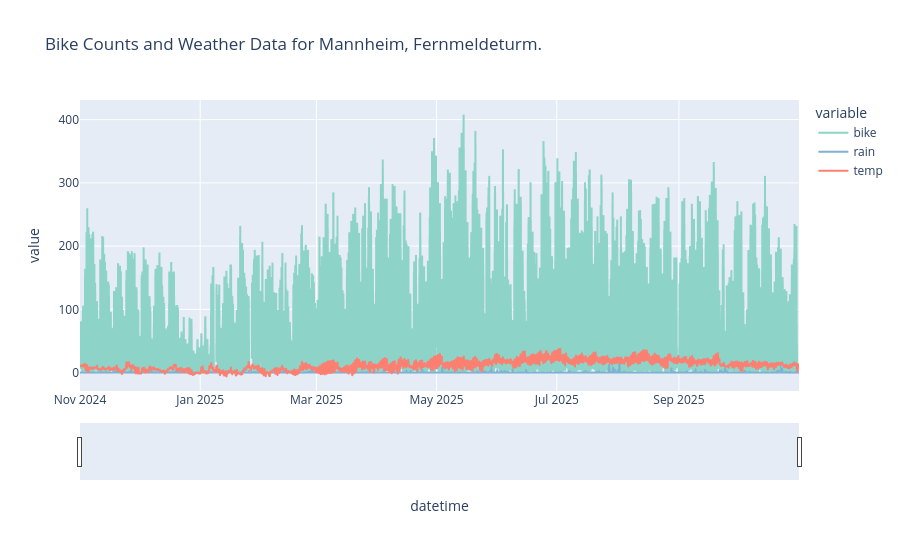

The code cell stored with this chart in its notebook:
### Code cell
plot_bike_and_weather("Mannheim", "Fernmeldeturm.")

### Figure 1 — Plotly figure (JSON) as saved in the notebook; plotly's stock layout.template omitted (floating-point values rounded to 4 significant figures; data arrays with more than 128 entries replaced by an {"elided": "..."} marker saying what was removed)
{"data": [{"legendgroup": "bike", "line": {"color": "rgb(141,211,199)", "dash": "solid"}, "marker": {"symbol": "circle"}, "mode": "lines", "name": "bike", "showlegend": true, "type": "scattergl", "x": {"elided": "8760 str values"}, "xaxis": "x", "y": {"elided": "8760 float values"}, "yaxis": "y"}, {"legendgroup": "rain", "line": {"color": "rgb(128,177,211)", "dash": "solid"}, "marker": {"symbol": "circle"}, "mode": "lines", "name": "rain", "showlegend": true, "type": "scattergl", "x": {"elided": "8760 str values"}, "xaxis": "x", "y": {"elided": "8760 float values"}, "yaxis": "y"}, {"legendgroup": "temp", "line": {"color": "rgb(251,128,114)", "dash": "solid"}, "marker": {"symbol": "circle"}, "mode": "lines", "name": "temp", "showlegend": true, "type": "scattergl", "x": {"elided": "8760 str values"}, "xaxis": "x", "y": {"elided": "8760 float values"}, "yaxis": "y"}], "layout": {"hovermode": "x unified", "legend": {"title": {"text": "variable"}, "tracegroupgap": 0}, "title": {"text": "Bike Counts and Weather Data for Mannheim, Fernmeldeturm."}, "xaxis": {"anchor": "y", "domain": [0, 1], "rangeslider": {"visible": true}, "title": {"text": "datetime"}}, "yaxis": {"anchor": "x", "domain": [0, 1], "title": {"text": "value"}}}}
